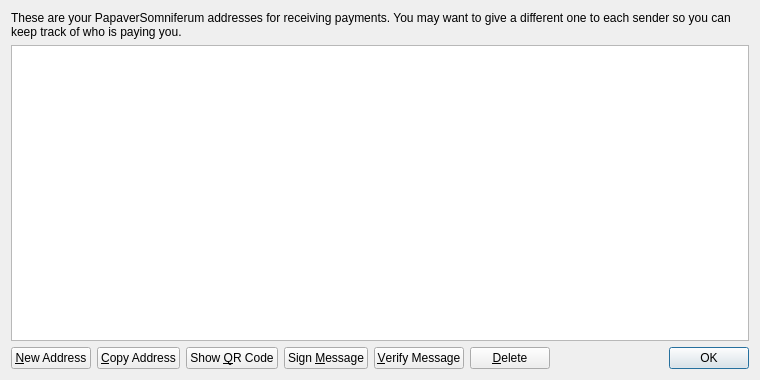
<?xml version="1.0" encoding="UTF-8"?>
<ui version="4.0">
 <class>AddressBookPage</class>
 <widget class="QWidget" name="AddressBookPage">
  <property name="geometry">
   <rect>
    <x>0</x>
    <y>0</y>
    <width>760</width>
    <height>380</height>
   </rect>
  </property>
  <property name="windowTitle">
   <string>Address Book</string>
  </property>
  <layout class="QVBoxLayout" name="verticalLayout">
   <item>
    <widget class="QLabel" name="labelExplanation">
     <property name="text">
      <string>These are your PapaverSomniferum addresses for receiving payments. You may want to give a different one to each sender so you can keep track of who is paying you.</string>
     </property>
     <property name="textFormat">
      <enum>Qt::PlainText</enum>
     </property>
     <property name="wordWrap">
      <bool>true</bool>
     </property>
    </widget>
   </item>
   <item>
    <widget class="QTableView" name="tableView">
     <property name="contextMenuPolicy">
      <enum>Qt::CustomContextMenu</enum>
     </property>
     <property name="toolTip">
      <string>Double-click to edit address or label</string>
     </property>
     <property name="tabKeyNavigation">
      <bool>false</bool>
     </property>
     <property name="alternatingRowColors">
      <bool>true</bool>
     </property>
     <property name="selectionMode">
      <enum>QAbstractItemView::SingleSelection</enum>
     </property>
     <property name="selectionBehavior">
      <enum>QAbstractItemView::SelectRows</enum>
     </property>
     <property name="sortingEnabled">
      <bool>true</bool>
     </property>
     <attribute name="verticalHeaderVisible">
      <bool>false</bool>
     </attribute>
    </widget>
   </item>
   <item>
    <layout class="QHBoxLayout" name="horizontalLayout">
     <item>
      <widget class="QPushButton" name="newAddressButton">
       <property name="toolTip">
        <string>Create a new address</string>
       </property>
       <property name="text">
        <string>&amp;New Address</string>
       </property>
       <property name="icon">
        <iconset resource="../bitcoin.qrc">
         <normaloff>:/icons/add</normaloff>:/icons/add</iconset>
       </property>
      </widget>
     </item>
     <item>
      <widget class="QPushButton" name="copyToClipboard">
       <property name="toolTip">
        <string>Copy the currently selected address to the system clipboard</string>
       </property>
       <property name="text">
        <string>&amp;Copy Address</string>
       </property>
       <property name="icon">
        <iconset resource="../bitcoin.qrc">
         <normaloff>:/icons/editcopy</normaloff>:/icons/editcopy</iconset>
       </property>
      </widget>
     </item>
     <item>
      <widget class="QPushButton" name="showQRCode">
       <property name="text">
        <string>Show &amp;QR Code</string>
       </property>
       <property name="icon">
        <iconset resource="../bitcoin.qrc">
         <normaloff>:/icons/qrcode</normaloff>:/icons/qrcode</iconset>
       </property>
      </widget>
     </item>
     <item>
      <widget class="QPushButton" name="signMessage">
       <property name="toolTip">
        <string>Sign a message to prove you own a PapaverSomniferum address</string>
       </property>
       <property name="text">
        <string>Sign &amp;Message</string>
       </property>
       <property name="icon">
        <iconset resource="../bitcoin.qrc">
         <normaloff>:/icons/edit</normaloff>:/icons/edit</iconset>
       </property>
      </widget>
     </item>
     <item>
      <widget class="QPushButton" name="verifyMessage">
       <property name="toolTip">
        <string>Verify a message to ensure it was signed with a specified PapaverSomniferum address</string>
       </property>
       <property name="text">
        <string>&amp;Verify Message</string>
       </property>
       <property name="icon">
        <iconset resource="../bitcoin.qrc">
         <normaloff>:/icons/transaction_0</normaloff>:/icons/transaction_0</iconset>
       </property>
      </widget>
     </item>
     <item>
      <widget class="QPushButton" name="deleteButton">
       <property name="toolTip">
        <string>Delete the currently selected address from the list</string>
       </property>
       <property name="text">
        <string>&amp;Delete</string>
       </property>
       <property name="icon">
        <iconset resource="../bitcoin.qrc">
         <normaloff>:/icons/remove</normaloff>:/icons/remove</iconset>
       </property>
      </widget>
     </item>
     <item>
      <spacer name="horizontalSpacer">
       <property name="orientation">
        <enum>Qt::Horizontal</enum>
       </property>
       <property name="sizeHint" stdset="0">
        <size>
         <width>40</width>
         <height>20</height>
        </size>
       </property>
      </spacer>
     </item>
     <item>
      <widget class="QDialogButtonBox" name="buttonBox">
       <property name="sizePolicy">
        <sizepolicy hsizetype="Maximum" vsizetype="Fixed">
         <horstretch>0</horstretch>
         <verstretch>0</verstretch>
        </sizepolicy>
       </property>
       <property name="standardButtons">
        <set>QDialogButtonBox::Ok</set>
       </property>
      </widget>
     </item>
    </layout>
   </item>
  </layout>
 </widget>
 <resources>
  <include location="../bitcoin.qrc"/>
 </resources>
 <connections/>
</ui>
